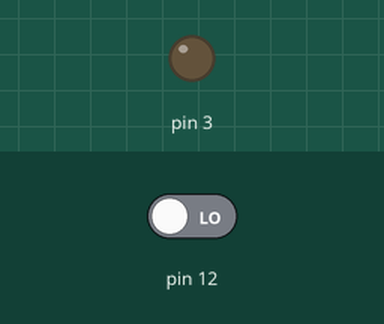
Simulated run of this sketch. Board: Arduino Uno, built with avr-gcc and run on an emulated ATmega328P. On the bench: output pins drawn as LEDs (lit = HIGH). The inputs (shaded band) are chosen by the test bench; at power-on: pin 12 LOW.

Above: at 1.2 s.
1.3 s: pin 12 driven HIGH
At 1.7 s:
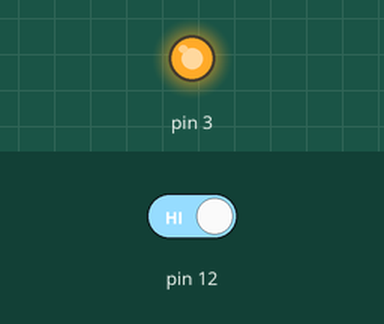
2.8 s: pin 12 driven LOW
At 4.0 s:
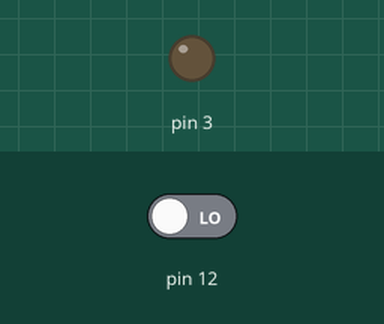
Timing chart, 0 to 5.8 s (numbered marks = the images above; inputs shaded):
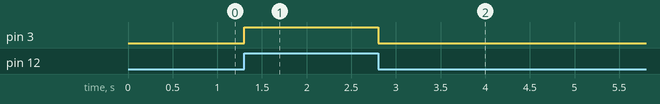

Measured:
- after the input at 1.3 s, pin 3: LOW → HIGH at once
- after the input at 2.8 s, pin 3: HIGH → LOW at once

The sketch:

GAS_SENSOR.ino
```cpp
void setup()
{
  // put your setup code here, to run once:
  pinMode (12, INPUT);
  pinMode (3, OUTPUT);
}

void loop()
{
  // put your main code here, to run repeatedly:
  if (digitalRead (12) == HIGH)
  {
  digitalWrite (3, HIGH);
  }
  else
  {
  digitalWrite (3, LOW);
  }
}
```
